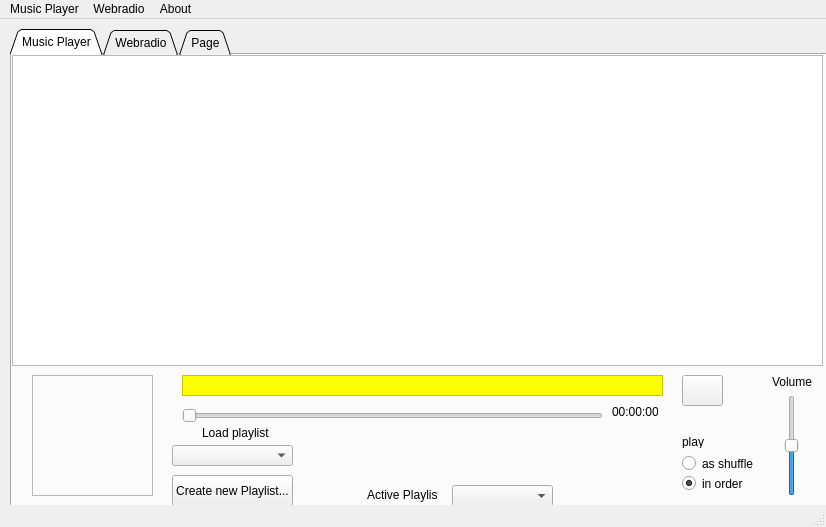
<?xml version="1.0" encoding="UTF-8"?>
<ui version="4.0">
 <class>MusicPlayer</class>
 <widget class="QMainWindow" name="MusicPlayer">
  <property name="geometry">
   <rect>
    <x>0</x>
    <y>0</y>
    <width>826</width>
    <height>527</height>
   </rect>
  </property>
  <property name="windowTitle">
   <string>MusicPlayer</string>
  </property>
  <widget class="QWidget" name="centralWidget">
   <widget class="QTabWidget" name="Webbrowser">
    <property name="geometry">
     <rect>
      <x>10</x>
      <y>10</y>
      <width>831</width>
      <height>491</height>
     </rect>
    </property>
    <property name="tabShape">
     <enum>QTabWidget::Triangular</enum>
    </property>
    <property name="currentIndex">
     <number>0</number>
    </property>
    <property name="movable">
     <bool>true</bool>
    </property>
    <widget class="QWidget" name="tabMP">
     <attribute name="title">
      <string>Music Player</string>
     </attribute>
     <widget class="QLabel" name="lbl_songTitle">
      <property name="geometry">
       <rect>
        <x>30</x>
        <y>280</y>
        <width>46</width>
        <height>13</height>
       </rect>
      </property>
      <property name="text">
       <string>Song title</string>
      </property>
     </widget>
     <widget class="QLabel" name="lbl_varDuration">
      <property name="geometry">
       <rect>
        <x>390</x>
        <y>290</y>
        <width>46</width>
        <height>13</height>
       </rect>
      </property>
      <property name="text">
       <string>at min</string>
      </property>
     </widget>
     <widget class="QSlider" name="slider_track">
      <property name="geometry">
       <rect>
        <x>170</x>
        <y>350</y>
        <width>421</width>
        <height>22</height>
       </rect>
      </property>
      <property name="maximum">
       <number>100</number>
      </property>
      <property name="orientation">
       <enum>Qt::Horizontal</enum>
      </property>
     </widget>
     <widget class="QLabel" name="lbl_totDuration">
      <property name="geometry">
       <rect>
        <x>600</x>
        <y>350</y>
        <width>46</width>
        <height>13</height>
       </rect>
      </property>
      <property name="text">
       <string>00:00:00</string>
      </property>
     </widget>
     <widget class="QLabel" name="lbl_splayMode">
      <property name="geometry">
       <rect>
        <x>670</x>
        <y>380</y>
        <width>46</width>
        <height>13</height>
       </rect>
      </property>
      <property name="text">
       <string>play</string>
      </property>
     </widget>
     <widget class="QRadioButton" name="rB_asShuffle">
      <property name="geometry">
       <rect>
        <x>670</x>
        <y>400</y>
        <width>82</width>
        <height>17</height>
       </rect>
      </property>
      <property name="text">
       <string>as shuffle</string>
      </property>
     </widget>
     <widget class="QRadioButton" name="rd_inOrder">
      <property name="geometry">
       <rect>
        <x>670</x>
        <y>420</y>
        <width>82</width>
        <height>17</height>
       </rect>
      </property>
      <property name="text">
       <string>in order</string>
      </property>
      <property name="checked">
       <bool>true</bool>
      </property>
     </widget>
     <widget class="QPushButton" name="pB_PlayPause">
      <property name="geometry">
       <rect>
        <x>390</x>
        <y>380</y>
        <width>71</width>
        <height>41</height>
       </rect>
      </property>
      <property name="styleSheet">
       <string notr="true">border: none;</string>
      </property>
      <property name="text">
       <string/>
      </property>
      <property name="icon">
       <iconset>
        <normaloff>playpause.png</normaloff>playpause.png</iconset>
      </property>
      <property name="iconSize">
       <size>
        <width>43</width>
        <height>43</height>
       </size>
      </property>
     </widget>
     <widget class="QPushButton" name="pB_back">
      <property name="geometry">
       <rect>
        <x>350</x>
        <y>380</y>
        <width>41</width>
        <height>41</height>
       </rect>
      </property>
      <property name="styleSheet">
       <string notr="true">border: none</string>
      </property>
      <property name="text">
       <string/>
      </property>
      <property name="icon">
       <iconset>
        <normaloff>rwd.png</normaloff>rwd.png</iconset>
      </property>
      <property name="iconSize">
       <size>
        <width>43</width>
        <height>43</height>
       </size>
      </property>
     </widget>
     <widget class="QPushButton" name="pB_forward">
      <property name="geometry">
       <rect>
        <x>510</x>
        <y>380</y>
        <width>41</width>
        <height>41</height>
       </rect>
      </property>
      <property name="styleSheet">
       <string notr="true">border: none</string>
      </property>
      <property name="text">
       <string/>
      </property>
      <property name="icon">
       <iconset>
        <normaloff>fwd.png</normaloff>fwd.png</iconset>
      </property>
      <property name="iconSize">
       <size>
        <width>43</width>
        <height>43</height>
       </size>
      </property>
     </widget>
     <widget class="QLabel" name="lbl_choosePlayList">
      <property name="geometry">
       <rect>
        <x>190</x>
        <y>370</y>
        <width>71</width>
        <height>16</height>
       </rect>
      </property>
      <property name="text">
       <string>Load playlist</string>
      </property>
     </widget>
     <widget class="QComboBox" name="cbx_choosePL">
      <property name="geometry">
       <rect>
        <x>160</x>
        <y>390</y>
        <width>121</width>
        <height>21</height>
       </rect>
      </property>
      <property name="currentText">
       <string/>
      </property>
     </widget>
     <widget class="QPushButton" name="pB_Stop">
      <property name="geometry">
       <rect>
        <x>450</x>
        <y>380</y>
        <width>51</width>
        <height>41</height>
       </rect>
      </property>
      <property name="styleSheet">
       <string notr="true">border: none</string>
      </property>
      <property name="text">
       <string/>
      </property>
      <property name="icon">
       <iconset>
        <normaloff>stop.png</normaloff>stop.png</iconset>
      </property>
      <property name="iconSize">
       <size>
        <width>43</width>
        <height>43</height>
       </size>
      </property>
     </widget>
     <widget class="QSlider" name="slider_volume">
      <property name="geometry">
       <rect>
        <x>770</x>
        <y>340</y>
        <width>20</width>
        <height>101</height>
       </rect>
      </property>
      <property name="value">
       <number>50</number>
      </property>
      <property name="orientation">
       <enum>Qt::Vertical</enum>
      </property>
     </widget>
     <widget class="QLabel" name="lbl_volume">
      <property name="geometry">
       <rect>
        <x>760</x>
        <y>320</y>
        <width>46</width>
        <height>13</height>
       </rect>
      </property>
      <property name="text">
       <string>Volume</string>
      </property>
     </widget>
     <widget class="QListWidget" name="songList">
      <property name="geometry">
       <rect>
        <x>0</x>
        <y>0</y>
        <width>811</width>
        <height>311</height>
       </rect>
      </property>
     </widget>
     <widget class="QLabel" name="lbl_currentPlaying">
      <property name="geometry">
       <rect>
        <x>170</x>
        <y>320</y>
        <width>481</width>
        <height>21</height>
       </rect>
      </property>
      <property name="font">
       <font>
        <family>OCR A Extended</family>
        <pointsize>11</pointsize>
        <weight>75</weight>
        <italic>true</italic>
        <bold>true</bold>
       </font>
      </property>
      <property name="styleSheet">
       <string notr="true">background-color:rgb(255, 255, 0)</string>
      </property>
      <property name="frameShape">
       <enum>QFrame::StyledPanel</enum>
      </property>
      <property name="frameShadow">
       <enum>QFrame::Plain</enum>
      </property>
      <property name="text">
       <string/>
      </property>
      <property name="scaledContents">
       <bool>false</bool>
      </property>
      <property name="margin">
       <number>1</number>
      </property>
     </widget>
     <widget class="QLabel" name="lbl_AlbumImage">
      <property name="geometry">
       <rect>
        <x>20</x>
        <y>320</y>
        <width>121</width>
        <height>121</height>
       </rect>
      </property>
      <property name="frameShape">
       <enum>QFrame::StyledPanel</enum>
      </property>
      <property name="text">
       <string/>
      </property>
     </widget>
     <widget class="QPushButton" name="pb_Favourite">
      <property name="geometry">
       <rect>
        <x>670</x>
        <y>320</y>
        <width>41</width>
        <height>31</height>
       </rect>
      </property>
      <property name="autoFillBackground">
       <bool>false</bool>
      </property>
      <property name="text">
       <string/>
      </property>
      <property name="icon">
       <iconset>
        <normaloff>fav2.png</normaloff>fav2.png</iconset>
      </property>
      <property name="iconSize">
       <size>
        <width>18</width>
        <height>18</height>
       </size>
      </property>
      <property name="checkable">
       <bool>true</bool>
      </property>
      <property name="flat">
       <bool>false</bool>
      </property>
     </widget>
     <widget class="QPushButton" name="pb_CreateNewPlaylist">
      <property name="geometry">
       <rect>
        <x>160</x>
        <y>420</y>
        <width>121</width>
        <height>31</height>
       </rect>
      </property>
      <property name="text">
       <string>Create new Playlist...</string>
      </property>
     </widget>
     <widget class="QComboBox" name="cbx_activePL">
      <property name="geometry">
       <rect>
        <x>440</x>
        <y>430</y>
        <width>101</width>
        <height>22</height>
       </rect>
      </property>
     </widget>
     <widget class="QLabel" name="label_2">
      <property name="geometry">
       <rect>
        <x>355</x>
        <y>430</y>
        <width>71</width>
        <height>20</height>
       </rect>
      </property>
      <property name="text">
       <string>Active Playlist</string>
      </property>
     </widget>
    </widget>
    <widget class="QWidget" name="tabWR">
     <attribute name="title">
      <string>Webradio</string>
     </attribute>
     <widget class="QLabel" name="lbl_chooseChannel">
      <property name="geometry">
       <rect>
        <x>20</x>
        <y>10</y>
        <width>91</width>
        <height>16</height>
       </rect>
      </property>
      <property name="text">
       <string>Choose Channel</string>
      </property>
     </widget>
     <widget class="QLabel" name="lbl_addChannel">
      <property name="geometry">
       <rect>
        <x>500</x>
        <y>10</y>
        <width>71</width>
        <height>16</height>
       </rect>
      </property>
      <property name="text">
       <string>Add Channel</string>
      </property>
     </widget>
     <widget class="QPushButton" name="pB_Play">
      <property name="geometry">
       <rect>
        <x>40</x>
        <y>250</y>
        <width>75</width>
        <height>23</height>
       </rect>
      </property>
      <property name="text">
       <string>Play</string>
      </property>
     </widget>
     <widget class="QPushButton" name="pB_addChannel">
      <property name="geometry">
       <rect>
        <x>520</x>
        <y>260</y>
        <width>75</width>
        <height>23</height>
       </rect>
      </property>
      <property name="text">
       <string>Add</string>
      </property>
     </widget>
    </widget>
    <widget class="QWidget" name="tab">
     <attribute name="title">
      <string>Page</string>
     </attribute>
     <widget class="QLabel" name="label">
      <property name="geometry">
       <rect>
        <x>330</x>
        <y>220</y>
        <width>131</width>
        <height>16</height>
       </rect>
      </property>
      <property name="text">
       <string>Still to discuss how it looks</string>
      </property>
     </widget>
    </widget>
   </widget>
  </widget>
  <widget class="QMenuBar" name="menuBar">
   <property name="geometry">
    <rect>
     <x>0</x>
     <y>0</y>
     <width>826</width>
     <height>21</height>
    </rect>
   </property>
   <widget class="QMenu" name="menuMusic_Player">
    <property name="title">
     <string>Music Player</string>
    </property>
    <addaction name="actionLoad_List"/>
    <addaction name="actionAdd_to_actvive_plyList"/>
    <addaction name="separator"/>
    <addaction name="actionAbout"/>
    <addaction name="actionExit"/>
   </widget>
   <widget class="QMenu" name="menuWebradio">
    <property name="title">
     <string>Webradio</string>
    </property>
   </widget>
   <widget class="QMenu" name="menuWebradio_2">
    <property name="title">
     <string>About</string>
    </property>
    <addaction name="actionVersion_Number"/>
    <addaction name="actionCreators"/>
   </widget>
   <addaction name="menuMusic_Player"/>
   <addaction name="menuWebradio"/>
   <addaction name="menuWebradio_2"/>
  </widget>
  <widget class="QStatusBar" name="statusBar"/>
  <action name="actionMenu">
   <property name="text">
    <string>Menu</string>
   </property>
  </action>
  <action name="actionLoad_List">
   <property name="text">
    <string>Load List</string>
   </property>
  </action>
  <action name="actionEtc">
   <property name="text">
    <string>etc</string>
   </property>
  </action>
  <action name="actionVersion_Number">
   <property name="text">
    <string>Version Number</string>
   </property>
  </action>
  <action name="actionCreators">
   <property name="text">
    <string>Creators</string>
   </property>
  </action>
  <action name="actionAbout">
   <property name="text">
    <string>About</string>
   </property>
  </action>
  <action name="actionExit">
   <property name="text">
    <string>Exit</string>
   </property>
  </action>
  <action name="actionAdd_to_actvive_plyList">
   <property name="text">
    <string>Add to active plyList</string>
   </property>
  </action>
 </widget>
 <layoutdefault spacing="6" margin="11"/>
 <resources/>
 <connections/>
</ui>
